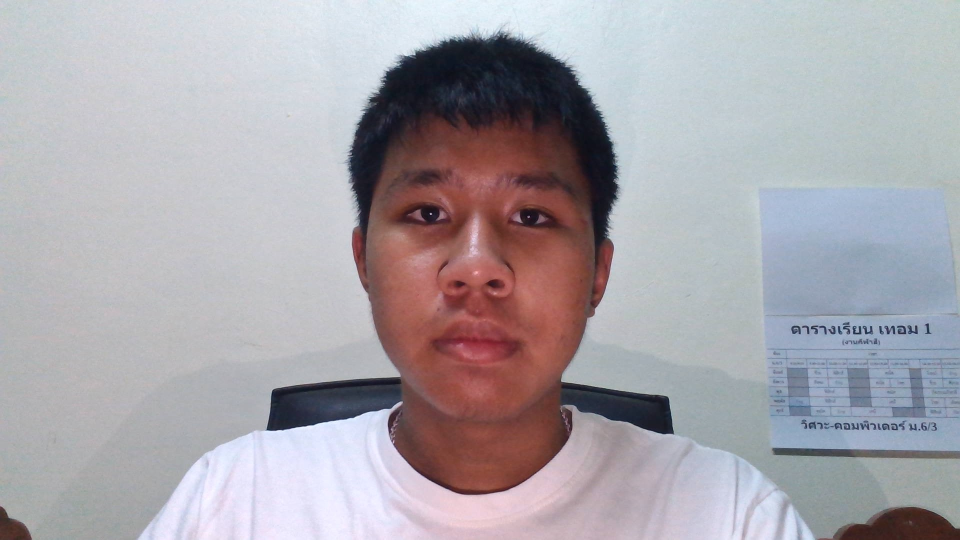
#> input picture Test-image.jpg, 1920 x 1080 px, given in place of the camera (shown at 1/2 size)
$ python closeeye.py   (older library calls are emulated)
#> lines starting #> are read from the running program, lines starting #| are printed output that depends on the picture; after the words box and inside, x2 and y2 are one past the last pixel; in counts of white or black regions, pixels touching at a corner belong together
import cv2
eye_cascPath = 'eye_de_mo\haarcascade_eye_tree_eyeglasses.xml'  #eye detect model
face_cascPath = 'eye_de_mo\haarcascade_frontalface_default.xml'  #face detect model
faceCascade = cv2.CascadeClassifier(face_cascPath)
eyeCascade = cv2.CascadeClassifier(eye_cascPath)

cap = cv2.VideoCapture(2)
while 1:
    ret, img = cap.read()
#> img is the input picture: shape (1080, 1920, 3); mean B, G, R 171.7, 165.6, 169.5
    if ret:
        frame = cv2.cvtColor(img, cv2.COLOR_BGR2GRAY)
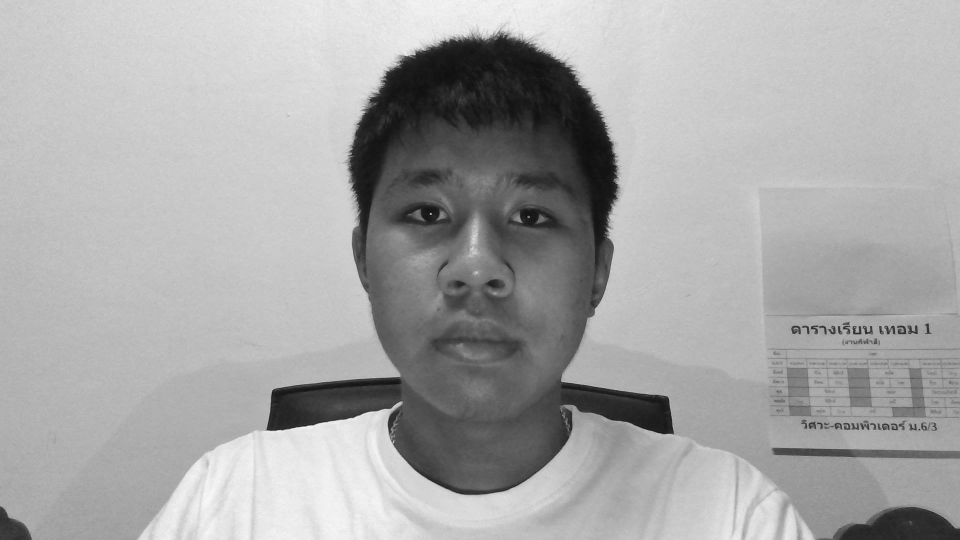
#> frame: shape (1080, 1920) (shown at 1/2 size); min 2, max 252, mean 167.5
        # Detect faces in the image
        faces = faceCascade.detectMultiScale(
            frame,
            scaleFactor=1.1,
            minNeighbors=5,
            minSize=(30, 30),
            # flags = cv2.CV_HAAR_SCALE_IMAGE
        )
#> faces = [[675, 232, 549, 549]]
        # print("Found {0} faces!".format(len(faces)))
        if len(faces) > 0:
            # Draw a rectangle around the faces
            for (x, y, w, h) in faces:
                cv2.rectangle(img, (x, y), (x + w, y + h), (0, 255, 0), 2)
#> this loop made 1 pass
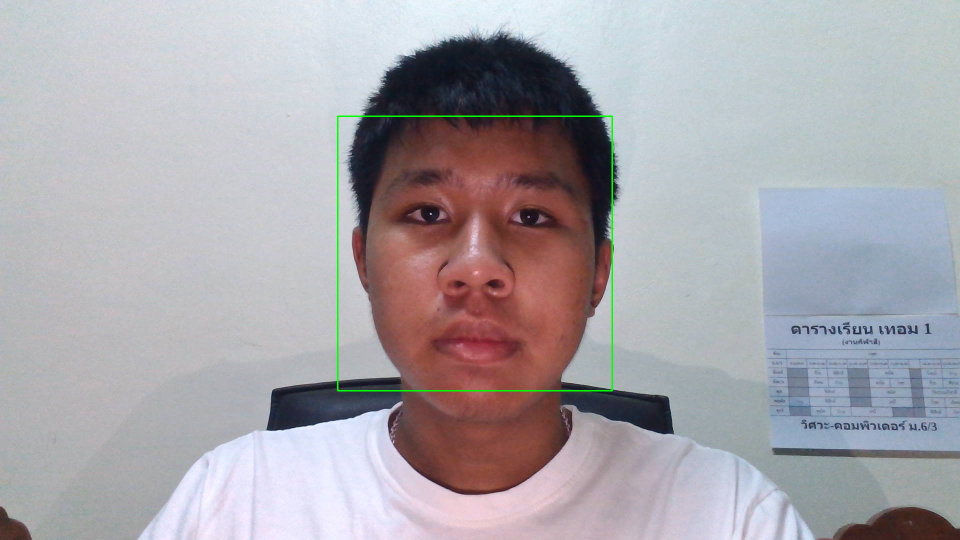
#> img: shape (1080, 1920, 3) (shown at 1/2 size); 0.32% of pixels changed, all inside (x1, y1, x2, y2) = (674, 231, 1226, 783)
            frame_tmp = img[faces[0][1]:faces[0][1] + faces[0][3], faces[0][0]:faces[0][0] + faces[0][2]:1, :]
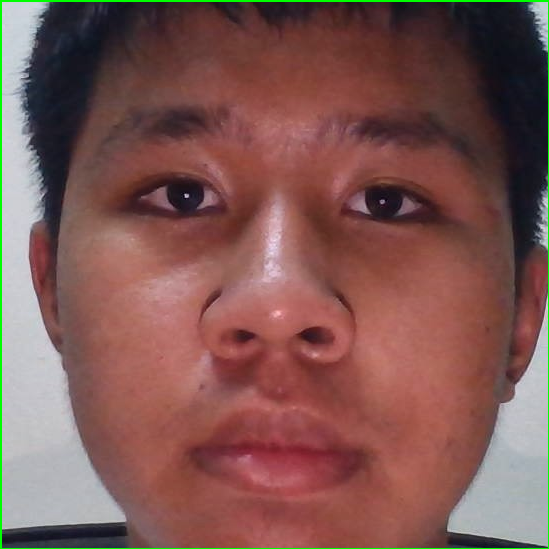
#> frame_tmp: shape (549, 549, 3); mean B, G, R 82.8, 87.3, 126.3
            frame = frame[faces[0][1]:faces[0][1] + faces[0][3], faces[0][0]:faces[0][0] + faces[0][2]:1]
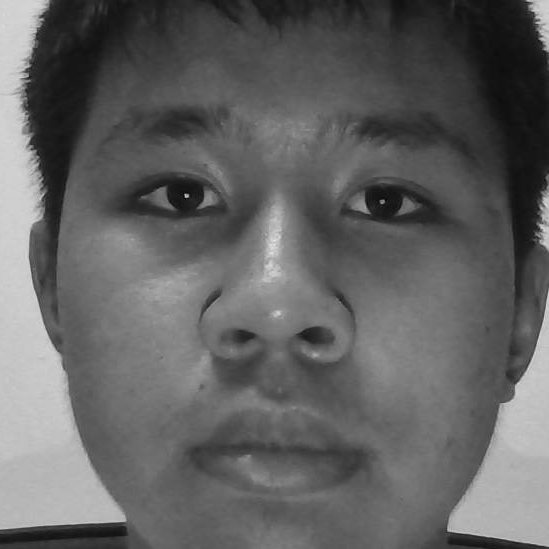
#> frame: shape (549, 549); min 2, max 232, mean 98.1
            eyes = eyeCascade.detectMultiScale(
                frame,
                scaleFactor=1.1,
                minNeighbors=5,
                minSize=(30, 30),
                # flags = cv2.CV_HAAR_SCALE_IMAGE
            )
#> eyes = [[130, 149, 99, 99], [325, 147, 115, 115]]
            if len(eyes) == 0:
                print('no eyes!!!')
            else:
                print('eyes!!!')
            frame_tmp = cv2.resize(frame_tmp, (400, 400), interpolation=cv2.INTER_LINEAR)
#> frame_tmp: shape (400, 400, 3)
            cv2.imshow('Face Recognition', frame_tmp)
        waitkey = cv2.waitKey(1)
#> (key q is pressed here)
        if waitkey == ord('q') or waitkey == ord('Q'):
            cv2.destroyAllWindows()
            break
